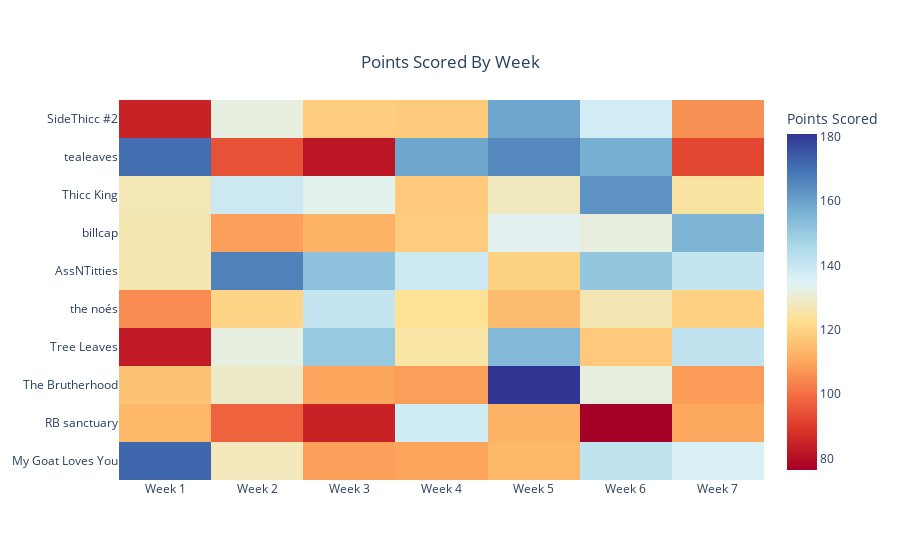

Notebook cell for this chart:
### Markdown cell above
## Scoring Heatmap
Now that we have grabbed the weekly results and generate team stats, lets have a look at everyone's weekly scoring. Darker blues are higher scores, whereas darker reds are lower scores. The first heatmap shows these scores, whereas the second shows weekly scoring ranks. In this second heatmap, darker browns are better ranks whereas darker greens are worse ranks. The transition between green and brown marks the transition from being above/below the league median score for the week.

### Code cell
weekly_scores = [stats[team][1] for team in stats.keys()]

red_mid_blue_scale = [[0.0, "rgb(165,0,38)"],
             [0.1111111111111111, "rgb(215,48,39)"],
             [0.2222222222222222, "rgb(244,109,67)"],
             [0.3333333333333333, "rgb(253,174,97)"],
             [0.4444444444444444, "rgb(254,224,144)"],
             [0.5555555555555556, "rgb(224,243,248)"],
             [0.6666666666666666, "rgb(171,217,233)"],
             [0.7777777777777778, "rgb(116,173,209)"],
             [0.8888888888888888, "rgb(69,117,180)"],
             [1.0, "rgb(49,54,149)"]]

fig  = go.Figure(data = go.Heatmap(
                            z = weekly_scores,
                            y = list(NAME_PAIRINGS.values()),
                            x = [f"Week {week}" for week in range(1, CURRENT_WEEK+1)],
                            colorscale= red_mid_blue_scale,
                            colorbar = dict(title= "Points Scored"),
                            )
                )

fig.update_layout(
    title={
        'text': "Points Scored By Week",
        'y':0.9,
        'x':0.5,
        'xanchor': 'center',
        'yanchor': 'top'})

fig.show()

### Figure 1 — Plotly figure (JSON) as saved in the notebook; plotly's stock layout.template omitted (floating-point values rounded to 4 significant figures)
{"data": [{"colorbar": {"title": {"text": "Points Scored"}}, "colorscale": [[0, "rgb(165,0,38)"], [0.1111, "rgb(215,48,39)"], [0.2222, "rgb(244,109,67)"], [0.3333, "rgb(253,174,97)"], [0.4444, "rgb(254,224,144)"], [0.5556, "rgb(224,243,248)"], [0.6667, "rgb(171,217,233)"], [0.7778, "rgb(116,173,209)"], [0.8889, "rgb(69,117,180)"], [1, "rgb(49,54,149)"]], "type": "heatmap", "x": ["Week 1", "Week 2", "Week 3", "Week 4", "Week 5", "Week 6", "Week 7"], "y": ["My Goat Loves You", "RB sanctuary", "The Brutherhood", "Tree Leaves", "the noés", "AssNTitties", "billcap", "Thicc King", "tealeaves", "SideThicc #2"], "z": [[171.9, 127.6, 108.5, 109.8, 113.5, 141.5, 135.9], [113.4, 97.48, 84.62, 138.0, 112.3, 76.4, 110.0], [116.1, 129.2, 109.7, 108.4, 180.8, 131.5, 107.9], [83.02, 131.8, 150.2, 125.0, 154.3, 117.4, 141.4], [105.1, 120.3, 140.5, 123.3, 114.3, 126.6, 119.0], [126.4, 166.7, 152.1, 138.7, 119.6, 151, 140.8], [126.5, 108.6, 112.3, 118.1, 133.5, 131.4, 155.5], [127.1, 138.7, 133.2, 117.4, 128.2, 163.2, 124.6], [170.4, 94.42, 81.5, 159.1, 165.3, 157.1, 92.54], [84.62, 131.7, 118.4, 117.6, 159.3, 137.6, 106.1]]}], "layout": {"title": {"text": "Points Scored By Week", "x": 0.5, "xanchor": "center", "y": 0.9, "yanchor": "top"}}}
